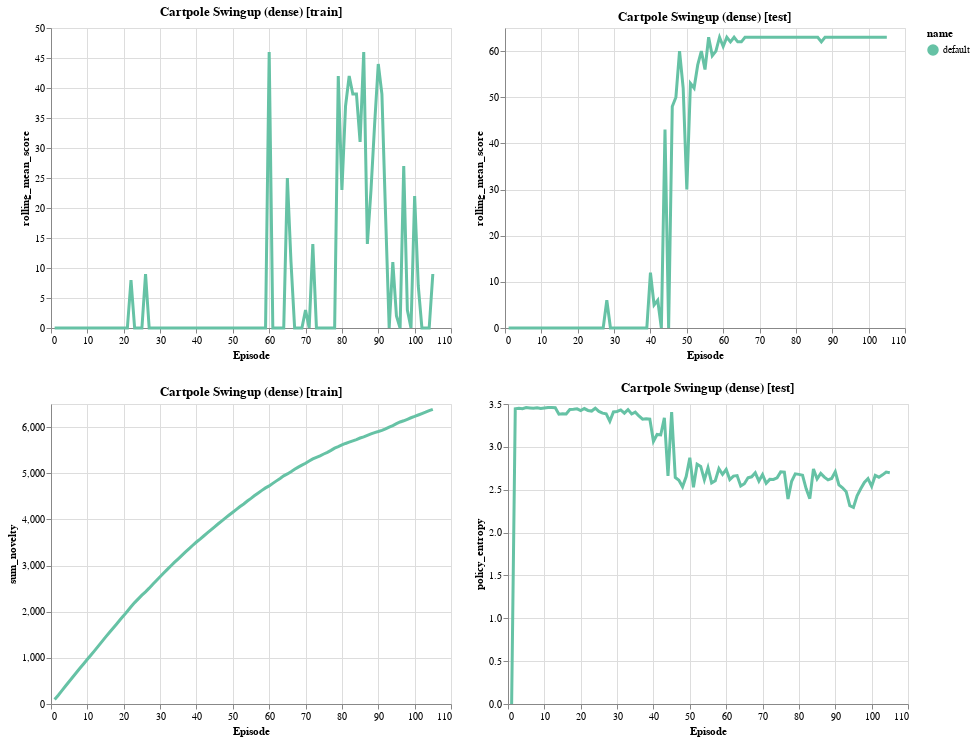

Notebook code for this chart:
### Code cell
alt.themes.enable('personal')
jobs = [
    load_jobs('default', subdir='exploration'),
]
data = pd.concat(jobs, sort=False)

subset = data
subset = subset[(subset['episode'] <= 200)]
chart = make_base_chart(
    subset, 
    title="Cartpole Swingup (dense)", 
    color='name')

(plot_with_bars(chart, 'rolling_mean_score', test=False) | plot_with_bars(chart, 'rolling_mean_score', test=True)) & \
(plot_with_bars(chart, 'sum_novelty', test=False) | plot_with_bars(chart, 'policy_entropy', test=True))

### Figure 1 — Vega-Lite specification as saved in the notebook (floating-point values rounded to 4 significant figures; data arrays with more than 128 entries replaced by an {"elided": "..."} marker saying what was removed)
{"config": {"view": {"height": 300, "width": 400}, "range": {"category": {"scheme": "set2"}, "ordinal": {"scheme": "set2"}}, "legend": {"labelLimit": 0}, "background": "white", "mark": {"clip": true}, "line": {"size": 3}}, "vconcat": [{"hconcat": [{"layer": [{"mark": {"type": "circle", "opacity": 1, "size": 0}, "encoding": {"color": {"type": "nominal", "field": "name"}, "x": {"type": "quantitative", "field": "episode", "title": "Episode"}, "y": {"type": "quantitative", "aggregate": "mean", "field": "rolling_mean_score"}}, "title": "Cartpole Swingup (dense)", "transform": [{"calculate": "(datum.score > 0.1)", "as": "has_score"}, {"window": [{"op": "sum", "field": "novelty_score", "as": "sum_novelty"}], "frame": [null, 0], "groupby": ["name", "test"], "sort": [{"field": "episode", "order": "ascending"}]}, {"window": [{"op": "sum", "field": "score", "as": "sum_score"}], "frame": [null, 0], "groupby": ["name", "test"], "sort": [{"field": "episode", "order": "ascending"}]}, {"window": [{"op": "sum", "field": "has_score", "as": "count_score"}], "frame": [null, 0], "groupby": ["name", "test"], "sort": [{"field": "episode", "order": "ascending"}]}, {"window": [{"op": "mean", "field": "score", "as": "rolling_mean_score"}], "frame": [0, 0], "groupby": ["name", "test"], "sort": [{"field": "episode", "order": "ascending"}]}, {"window": [{"op": "mean", "field": "novelty_score", "as": "rolling_mean_novelty"}], "frame": [-5, 0], "groupby": ["name", "test"], "sort": [{"field": "episode", "order": "ascending"}]}, {"filter": "(datum.test === false)"}]}, {"mark": {"type": "errorband", "extent": "ci"}, "encoding": {"color": {"type": "nominal", "field": "name"}, "x": {"type": "quantitative", "field": "episode", "title": "Episode"}, "y": {"type": "quantitative", "field": "rolling_mean_score"}}, "title": "Cartpole Swingup (dense)", "transform": [{"calculate": "(datum.score > 0.1)", "as": "has_score"}, {"window": [{"op": "sum", "field": "novelty_score", "as": "sum_novelty"}], "frame": [null, 0], "groupby": ["name", "test"], "sort": [{"field": "episode", "order": "ascending"}]}, {"window": [{"op": "sum", "field": "score", "as": "sum_score"}], "frame": [null, 0], "groupby": ["name", "test"], "sort": [{"field": "episode", "order": "ascending"}]}, {"window": [{"op": "sum", "field": "has_score", "as": "count_score"}], "frame": [null, 0], "groupby": ["name", "test"], "sort": [{"field": "episode", "order": "ascending"}]}, {"window": [{"op": "mean", "field": "score", "as": "rolling_mean_score"}], "frame": [0, 0], "groupby": ["name", "test"], "sort": [{"field": "episode", "order": "ascending"}]}, {"window": [{"op": "mean", "field": "novelty_score", "as": "rolling_mean_novelty"}], "frame": [-5, 0], "groupby": ["name", "test"], "sort": [{"field": "episode", "order": "ascending"}]}, {"filter": "(datum.test === false)"}]}, {"mark": "line", "encoding": {"color": {"type": "nominal", "field": "name"}, "x": {"type": "quantitative", "field": "episode", "title": "Episode"}, "y": {"type": "quantitative", "aggregate": "mean", "field": "rolling_mean_score"}}, "title": "Cartpole Swingup (dense)", "transform": [{"calculate": "(datum.score > 0.1)", "as": "has_score"}, {"window": [{"op": "sum", "field": "novelty_score", "as": "sum_novelty"}], "frame": [null, 0], "groupby": ["name", "test"], "sort": [{"field": "episode", "order": "ascending"}]}, {"window": [{"op": "sum", "field": "score", "as": "sum_score"}], "frame": [null, 0], "groupby": ["name", "test"], "sort": [{"field": "episode", "order": "ascending"}]}, {"window": [{"op": "sum", "field": "has_score", "as": "count_score"}], "frame": [null, 0], "groupby": ["name", "test"], "sort": [{"field": "episode", "order": "ascending"}]}, {"window": [{"op": "mean", "field": "score", "as": "rolling_mean_score"}], "frame": [0, 0], "groupby": ["name", "test"], "sort": [{"field": "episode", "order": "ascending"}]}, {"window": [{"op": "mean", "field": "novelty_score", "as": "rolling_mean_novelty"}], "frame": [-5, 0], "groupby": ["name", "test"], "sort": [{"field": "episode", "order": "ascending"}]}, {"filter": "(datum.test === false)"}]}], "title": "Cartpole Swingup (dense) [train]"}, {"layer": [{"mark": {"type": "circle", "opacity": 1, "size": 0}, "encoding": {"color": {"type": "nominal", "field": "name"}, "x": {"type": "quantitative", "field": "episode", "title": "Episode"}, "y": {"type": "quantitative", "aggregate": "mean", "field": "rolling_mean_score"}}, "title": "Cartpole Swingup (dense)", "transform": [{"calculate": "(datum.score > 0.1)", "as": "has_score"}, {"window": [{"op": "sum", "field": "novelty_score", "as": "sum_novelty"}], "frame": [null, 0], "groupby": ["name", "test"], "sort": [{"field": "episode", "order": "ascending"}]}, {"window": [{"op": "sum", "field": "score", "as": "sum_score"}], "frame": [null, 0], "groupby": ["name", "test"], "sort": [{"field": "episode", "order": "ascending"}]}, {"window": [{"op": "sum", "field": "has_score", "as": "count_score"}], "frame": [null, 0], "groupby": ["name", "test"], "sort": [{"field": "episode", "order": "ascending"}]}, {"window": [{"op": "mean", "field": "score", "as": "rolling_mean_score"}], "frame": [0, 0], "groupby": ["name", "test"], "sort": [{"field": "episode", "order": "ascending"}]}, {"window": [{"op": "mean", "field": "novelty_score", "as": "rolling_mean_novelty"}], "frame": [-5, 0], "groupby": ["name", "test"], "sort": [{"field": "episode", "order": "ascending"}]}, {"filter": "(datum.test === true)"}]}, {"mark": {"type": "errorband", "extent": "ci"}, "encoding": {"color": {"type": "nominal", "field": "name"}, "x": {"type": "quantitative", "field": "episode", "title": "Episode"}, "y": {"type": "quantitative", "field": "rolling_mean_score"}}, "title": "Cartpole Swingup (dense)", "transform": [{"calculate": "(datum.score > 0.1)", "as": "has_score"}, {"window": [{"op": "sum", "field": "novelty_score", "as": "sum_novelty"}], "frame": [null, 0], "groupby": ["name", "test"], "sort": [{"field": "episode", "order": "ascending"}]}, {"window": [{"op": "sum", "field": "score", "as": "sum_score"}], "frame": [null, 0], "groupby": ["name", "test"], "sort": [{"field": "episode", "order": "ascending"}]}, {"window": [{"op": "sum", "field": "has_score", "as": "count_score"}], "frame": [null, 0], "groupby": ["name", "test"], "sort": [{"field": "episode", "order": "ascending"}]}, {"window": [{"op": "mean", "field": "score", "as": "rolling_mean_score"}], "frame": [0, 0], "groupby": ["name", "test"], "sort": [{"field": "episode", "order": "ascending"}]}, {"window": [{"op": "mean", "field": "novelty_score", "as": "rolling_mean_novelty"}], "frame": [-5, 0], "groupby": ["name", "test"], "sort": [{"field": "episode", "order": "ascending"}]}, {"filter": "(datum.test === true)"}]}, {"mark": "line", "encoding": {"color": {"type": "nominal", "field": "name"}, "x": {"type": "quantitative", "field": "episode", "title": "Episode"}, "y": {"type": "quantitative", "aggregate": "mean", "field": "rolling_mean_score"}}, "title": "Cartpole Swingup (dense)", "transform": [{"calculate": "(datum.score > 0.1)", "as": "has_score"}, {"window": [{"op": "sum", "field": "novelty_score", "as": "sum_novelty"}], "frame": [null, 0], "groupby": ["name", "test"], "sort": [{"field": "episode", "order": "ascending"}]}, {"window": [{"op": "sum", "field": "score", "as": "sum_score"}], "frame": [null, 0], "groupby": ["name", "test"], "sort": [{"field": "episode", "order": "ascending"}]}, {"window": [{"op": "sum", "field": "has_score", "as": "count_score"}], "frame": [null, 0], "groupby": ["name", "test"], "sort": [{"field": "episode", "order": "ascending"}]}, {"window": [{"op": "mean", "field": "score", "as": "rolling_mean_score"}], "frame": [0, 0], "groupby": ["name", "test"], "sort": [{"field": "episode", "order": "ascending"}]}, {"window": [{"op": "mean", "field": "novelty_score", "as": "rolling_mean_novelty"}], "frame": [-5, 0], "groupby": ["name", "test"], "sort": [{"field": "episode", "order": "ascending"}]}, {"filter": "(datum.test === true)"}]}], "title": "Cartpole Swingup (dense) [test]"}]}, {"hconcat": [{"layer": [{"mark": {"type": "circle", "opacity": 1, "size": 0}, "encoding": {"color": {"type": "nominal", "field": "name"}, "x": {"type": "quantitative", "field": "episode", "title": "Episode"}, "y": {"type": "quantitative", "aggregate": "mean", "field": "sum_novelty"}}, "title": "Cartpole Swingup (dense)", "transform": [{"calculate": "(datum.score > 0.1)", "as": "has_score"}, {"window": [{"op": "sum", "field": "novelty_score", "as": "sum_novelty"}], "frame": [null, 0], "groupby": ["name", "test"], "sort": [{"field": "episode", "order": "ascending"}]}, {"window": [{"op": "sum", "field": "score", "as": "sum_score"}], "frame": [null, 0], "groupby": ["name", "test"], "sort": [{"field": "episode", "order": "ascending"}]}, {"window": [{"op": "sum", "field": "has_score", "as": "count_score"}], "frame": [null, 0], "groupby": ["name", "test"], "sort": [{"field": "episode", "order": "ascending"}]}, {"window": [{"op": "mean", "field": "score", "as": "rolling_mean_score"}], "frame": [0, 0], "groupby": ["name", "test"], "sort": [{"field": "episode", "order": "ascending"}]}, {"window": [{"op": "mean", "field": "novelty_score", "as": "rolling_mean_novelty"}], "frame": [-5, 0], "groupby": ["name", "test"], "sort": [{"field": "episode", "order": "ascending"}]}, {"filter": "(datum.test === false)"}]}, {"mark": {"type": "errorband", "extent": "ci"}, "encoding": {"color": {"type": "nominal", "field": "name"}, "x": {"type": "quantitative", "field": "episode", "title": "Episode"}, "y": {"type": "quantitative", "field": "sum_novelty"}}, "title": "Cartpole Swingup (dense)", "transform": [{"calculate": "(datum.score > 0.1)", "as": "has_score"}, {"window": [{"op": "sum", "field": "novelty_score", "as": "sum_novelty"}], "frame": [null, 0], "groupby": ["name", "test"], "sort": [{"field": "episode", "order": "ascending"}]}, {"window": [{"op": "sum", "field": "score", "as": "sum_score"}], "frame": [null, 0], "groupby": ["name", "test"], "sort": [{"field": "episode", "order": "ascending"}]}, {"window": [{"op": "sum", "field": "has_score", "as": "count_score"}], "frame": [null, 0], "groupby": ["name", "test"], "sort": [{"field": "episode", "order": "ascending"}]}, {"window": [{"op": "mean", "field": "score", "as": "rolling_mean_score"}], "frame": [0, 0], "groupby": ["name", "test"], "sort": [{"field": "episode", "order": "ascending"}]}, {"window": [{"op": "mean", "field": "novelty_score", "as": "rolling_mean_novelty"}], "frame": [-5, 0], "groupby": ["name", "test"], "sort": [{"field": "episode", "order": "ascending"}]}, {"filter": "(datum.test === false)"}]}, {"mark": "line", "encoding": {"color": {"type": "nominal", "field": "name"}, "x": {"type": "quantitative", "field": "episode", "title": "Episode"}, "y": {"type": "quantitative", "aggregate": "mean", "field": "sum_novelty"}}, "title": "Cartpole Swingup (dense)", "transform": [{"calculate": "(datum.score > 0.1)", "as": "has_score"}, {"window": [{"op": "sum", "field": "novelty_score", "as": "sum_novelty"}], "frame": [null, 0], "groupby": ["name", "test"], "sort": [{"field": "episode", "order": "ascending"}]}, {"window": [{"op": "sum", "field": "score", "as": "sum_score"}], "frame": [null, 0], "groupby": ["name", "test"], "sort": [{"field": "episode", "order": "ascending"}]}, {"window": [{"op": "sum", "field": "has_score", "as": "count_score"}], "frame": [null, 0], "groupby": ["name", "test"], "sort": [{"field": "episode", "order": "ascending"}]}, {"window": [{"op": "mean", "field": "score", "as": "rolling_mean_score"}], "frame": [0, 0], "groupby": ["name", "test"], "sort": [{"field": "episode", "order": "ascending"}]}, {"window": [{"op": "mean", "field": "novelty_score", "as": "rolling_mean_novelty"}], "frame": [-5, 0], "groupby": ["name", "test"], "sort": [{"field": "episode", "order": "ascending"}]}, {"filter": "(datum.test === false)"}]}], "title": "Cartpole Swingup (dense) [train]"}, {"layer": [{"mark": {"type": "circle", "opacity": 1, "size": 0}, "encoding": {"color": {"type": "nominal", "field": "name"}, "x": {"type": "quantitative", "field": "episode", "title": "Episode"}, "y": {"type": "quantitative", "aggregate": "mean", "field": "policy_entropy"}}, "title": "Cartpole Swingup (dense)", "transform": [{"calculate": "(datum.score > 0.1)", "as": "has_score"}, {"window": [{"op": "sum", "field": "novelty_score", "as": "sum_novelty"}], "frame": [null, 0], "groupby": ["name", "test"], "sort": [{"field": "episode", "order": "ascending"}]}, {"window": [{"op": "sum", "field": "score", "as": "sum_score"}], "frame": [null, 0], "groupby": ["name", "test"], "sort": [{"field": "episode", "order": "ascending"}]}, {"window": [{"op": "sum", "field": "has_score", "as": "count_score"}], "frame": [null, 0], "groupby": ["name", "test"], "sort": [{"field": "episode", "order": "ascending"}]}, {"window": [{"op": "mean", "field": "score", "as": "rolling_mean_score"}], "frame": [0, 0], "groupby": ["name", "test"], "sort": [{"field": "episode", "order": "ascending"}]}, {"window": [{"op": "mean", "field": "novelty_score", "as": "rolling_mean_novelty"}], "frame": [-5, 0], "groupby": ["name", "test"], "sort": [{"field": "episode", "order": "ascending"}]}, {"filter": "(datum.test === true)"}]}, {"mark": {"type": "errorband", "extent": "ci"}, "encoding": {"color": {"type": "nominal", "field": "name"}, "x": {"type": "quantitative", "field": "episode", "title": "Episode"}, "y": {"type": "quantitative", "field": "policy_entropy"}}, "title": "Cartpole Swingup (dense)", "transform": [{"calculate": "(datum.score > 0.1)", "as": "has_score"}, {"window": [{"op": "sum", "field": "novelty_score", "as": "sum_novelty"}], "frame": [null, 0], "groupby": ["name", "test"], "sort": [{"field": "episode", "order": "ascending"}]}, {"window": [{"op": "sum", "field": "score", "as": "sum_score"}], "frame": [null, 0], "groupby": ["name", "test"], "sort": [{"field": "episode", "order": "ascending"}]}, {"window": [{"op": "sum", "field": "has_score", "as": "count_score"}], "frame": [null, 0], "groupby": ["name", "test"], "sort": [{"field": "episode", "order": "ascending"}]}, {"window": [{"op": "mean", "field": "score", "as": "rolling_mean_score"}], "frame": [0, 0], "groupby": ["name", "test"], "sort": [{"field": "episode", "order": "ascending"}]}, {"window": [{"op": "mean", "field": "novelty_score", "as": "rolling_mean_novelty"}], "frame": [-5, 0], "groupby": ["name", "test"], "sort": [{"field": "episode", "order": "ascending"}]}, {"filter": "(datum.test === true)"}]}, {"mark": "line", "encoding": {"color": {"type": "nominal", "field": "name"}, "x": {"type": "quantitative", "field": "episode", "title": "Episode"}, "y": {"type": "quantitative", "aggregate": "mean", "field": "policy_entropy"}}, "title": "Cartpole Swingup (dense)", "transform": [{"calculate": "(datum.score > 0.1)", "as": "has_score"}, {"window": [{"op": "sum", "field": "novelty_score", "as": "sum_novelty"}], "frame": [null, 0], "groupby": ["name", "test"], "sort": [{"field": "episode", "order": "ascending"}]}, {"window": [{"op": "sum", "field": "score", "as": "sum_score"}], "frame": [null, 0], "groupby": ["name", "test"], "sort": [{"field": "episode", "order": "ascending"}]}, {"window": [{"op": "sum", "field": "has_score", "as": "count_score"}], "frame": [null, 0], "groupby": ["name", "test"], "sort": [{"field": "episode", "order": "ascending"}]}, {"window": [{"op": "mean", "field": "score", "as": "rolling_mean_score"}], "frame": [0, 0], "groupby": ["name", "test"], "sort": [{"field": "episode", "order": "ascending"}]}, {"window": [{"op": "mean", "field": "novelty_score", "as": "rolling_mean_novelty"}], "frame": [-5, 0], "groupby": ["name", "test"], "sort": [{"field": "episode", "order": "ascending"}]}, {"filter": "(datum.test === true)"}]}], "title": "Cartpole Swingup (dense) [test]"}]}], "data": {"name": "data-75d78e1964893247664cb2fd1c42c0ca"}, "$schema": "https://vega.github.io/schema/vega-lite/v4.8.1.json", "datasets": {"data-75d78e1964893247664cb2fd1c42c0ca": {"elided": "210 records"}}}
